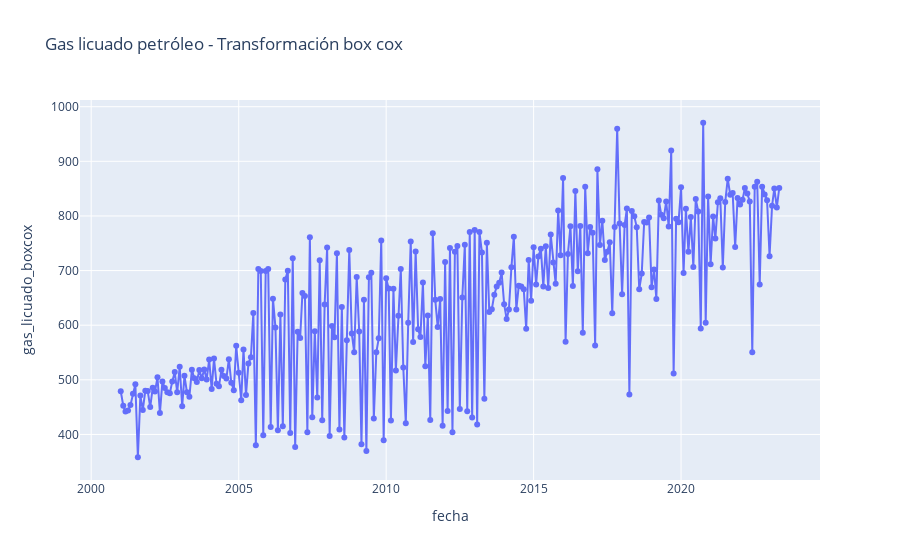

Notebook cell for this chart:
### Markdown cell above
### Transformación de la serie
La serie requiere una transformación de tipo box-cox dado que no es estacionaria en varianza.

### Code cell
data_gas_licuado['gas_licuado_boxcox'] = boxcox(data_gas_licuado['gas_licuado'])[0]
fig = px.line(data_gas_licuado, x='fecha', y='gas_licuado_boxcox', title='Gas licuado petróleo - Transformación box cox', markers=True)

fig.show()

### Figure 1 — Plotly figure (JSON) as saved in the notebook; plotly's stock layout.template omitted (floating-point values rounded to 4 significant figures; data arrays with more than 128 entries replaced by an {"elided": "..."} marker saying what was removed)
{"data": [{"hovertemplate": "fecha=%{x}<br>gas_licuado_boxcox=%{y}<extra></extra>", "legendgroup": "", "line": {"color": "#636efa", "dash": "solid"}, "marker": {"symbol": "circle"}, "mode": "lines+markers", "name": "", "orientation": "v", "showlegend": false, "type": "scatter", "x": {"elided": "269 str values"}, "xaxis": "x", "y": {"elided": "269 float values"}, "yaxis": "y"}], "layout": {"legend": {"tracegroupgap": 0}, "title": {"text": "Gas licuado petróleo - Transformación box cox"}, "xaxis": {"anchor": "y", "domain": [0, 1], "title": {"text": "fecha"}}, "yaxis": {"anchor": "x", "domain": [0, 1], "title": {"text": "gas_licuado_boxcox"}}}}
